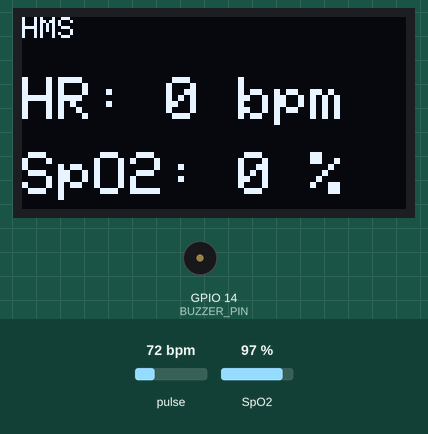
Simulated run of this program. Board: ESP32. Shown: 128×64 one-colour display, buzzer (waves = sounding). Inputs (shaded band) come from the test bench; at power-on: pulse 72 bpm, SpO2 97 %. WiFi joins after 1.5 s; servers stay silent unless stated; what the program prints to the serial monitor is not drawn.

Above: at 3.6 s.
3.7 s: pulse set to 74 bpm
At 7.1 s:
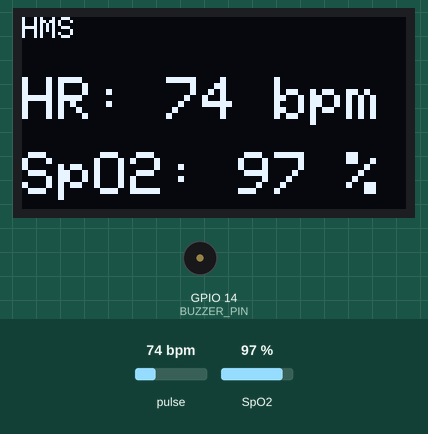
7.5 s: pulse set to 78 bpm
At 10.4 s:
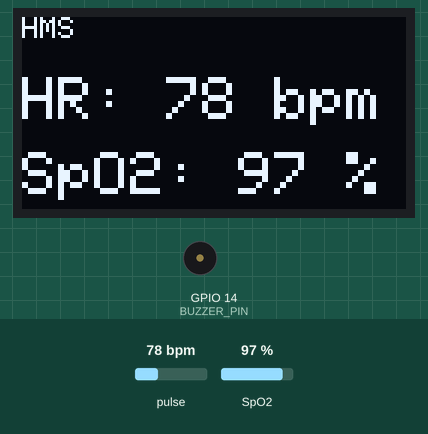
16.5 s: SpO2 set to 80 %
At 19.3 s:
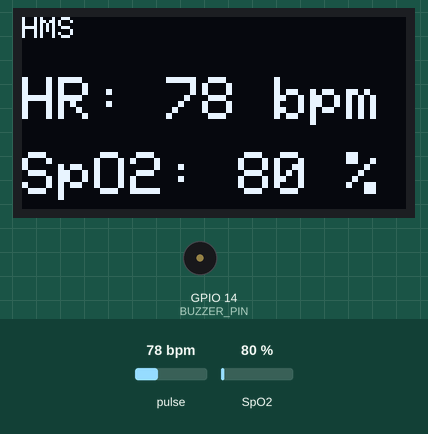
19.6 s: SpO2 set to 85 %
At 21.39 s:
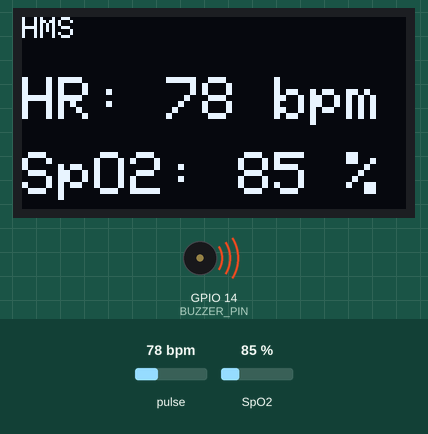
Timing chart, 0 to 23.1 s (numbered marks = the images above; inputs shaded):
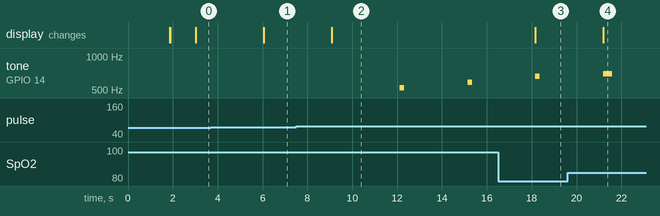

The program:

main.cpp
```cpp
#define BLYNK_TEMPLATE_ID "TMPL6lWpKA16D"     //identifies blynk project with template id
#define BLYNK_TEMPLATE_NAME "Health Monitoring System"    //project name on blynk cloud
#define BLYNK_AUTH_TOKEN "zmtY11y0b9sfY8m7SzdOs2cnrgcVBhe_"   //unique key to connect esp32 to blynk dashboard
#define BLYNK_PRINT Serial  //prints blynk connection messages on serial monitor

//libraries used throughout the project
#include <Wire.h>  //for I2C communication

#include <MAX30100_PulseOximeter.h>  //for heart rate and SpO2 sensor
// #include <DallasTemperature.h> //for body temperature sensor

#include <Adafruit_GFX.h>
#include <Adafruit_SSD1306.h>  //for OLED display

#include <WiFi.h>
#include <BlynkSimpleEsp32.h> //for wifi and blynk cloud connection

//Wifi credentials
char ssid[]="WirelessNet";
char pass[]="eeeeeeee";

#define SCREEN_WIDTH 128
#define SCREEN_HEIGHT 64
#define OLED_RESET -1
Adafruit_SSD1306 display(SCREEN_WIDTH, SCREEN_HEIGHT, &Wire, OLED_RESET);

#define REPORTING_PERIOD_MS 3000

PulseOximeter pox;// Creates sensor object pox for MAX30100(heart rate and SpO2)
uint32_t tsLastReport = 0;   //for udating data every second

// Thresholds
#define HR_MAX 75  // Maximum heart rate threshold for alert
#define BUZZER_PIN 14
int melody[] = {523, 587, 659, 698};  // C5, D5, E5, F5
int noteDurations[] = {200, 200, 200, 400}; // ms

int melodyIndex = 0;
unsigned long noteStartTime = 0;
bool playingMelody = false;

// bool hrAlertSent = false;
unsigned long lastAlertTime = 0;
const unsigned long ALERT_INTERVAL = 30000; // 30 sec between repeated alerts


//Called when heartbeat is detected and prints message on serial monitor, callback function
void onBeatDetected() {
  Serial.println("Beat Detected!");
}

void setup() {
  Serial.begin(115200);

  //Blynk Initialization
  Blynk.begin(BLYNK_AUTH_TOKEN, ssid, pass);  //connect esp32 to wifi and blynk cloud
  pinMode(BUZZER_PIN, OUTPUT);
  digitalWrite(BUZZER_PIN, LOW); // buzzer off initially

  //OLED Initialization
  if (!display.begin(SSD1306_SWITCHCAPVCC, 0x3C)) {
    Serial.println(F("SSD1306 allocation failed"));
    while (true);
  }

  display.clearDisplay();
  display.setTextSize(1);
  display.setTextColor(SSD1306_WHITE);
  display.setCursor(0, 0);
  display.println("Initializing...");
  display.display();

 //MAX30100 Initialization
  if (!pox.begin()) { //checks if sensor (pox is sensor's object) is connected properly
    Serial.println("MAX30100 FAILED");
    display.setCursor(0, 10);
    display.println("MAX30100 FAILED");
    display.display();
    while (true);
  } else {
    Serial.println("MAX30100 SUCCESS");
    display.setCursor(0, 10);
    display.println("MAX30100 SUCCESS");
    display.display();
  }

  pox.setIRLedCurrent(MAX30100_LED_CURR_11MA);  //setting the current for the IR LED inside the MAX30100 pulse oximeter sensor
  pox.setOnBeatDetectedCallback(onBeatDetected); //if connected then links the callback function to heartbeat detection
}

void loop() {
  Blynk.run();       // keeps Blynk cloud connection alive
  pox.update();      // IMPORTANT, must run continuously and read sensor data

  if (millis() - tsLastReport > REPORTING_PERIOD_MS) {  // Updates data every 3 sec
    float hr = pox.getHeartRate();   // reads heart rate value
    float spo2 = pox.getSpO2();      // reads SpO2 value

    // Print data on Serial Monitor
    Serial.print("Heart rate: ");
    Serial.print(hr);
    Serial.print(" bpm / SpO2: ");
    Serial.print(spo2);
    Serial.println(" %");

    // Send sensors' data to Blynk
    Blynk.virtualWrite(V0, hr);
    Blynk.virtualWrite(V1, spo2);

    // Sensor values display on OLED
    display.clearDisplay();
    display.setCursor(0, 0);
    display.setTextSize(1);
    display.println("HMS");
    display.setTextSize(2);
    display.setCursor(0, 20);
    display.print("HR: ");
    display.print((int)hr);
    display.println(" bpm");
    display.setCursor(0, 45);
    display.print("SpO2: ");
    display.print((int)spo2);
    display.println(" %");
    display.display();

    //for buzzer and email alert on high heart rate
    unsigned long currentMillis = millis();

    // HR Alert
    if (hr > HR_MAX) {
        // Play melody
        if (!playingMelody) {
            noteStartTime = currentMillis;
            playingMelody = true;
        }
        if (playingMelody) {
            if (currentMillis - noteStartTime >= noteDurations[melodyIndex]) {
                tone(BUZZER_PIN, melody[melodyIndex], noteDurations[melodyIndex]);
                noteStartTime = currentMillis;
                melodyIndex++;
                if (melodyIndex >= sizeof(melody)/sizeof(melody[0])) {
                    melodyIndex = 0;
                    playingMelody = false;
                }
            }
        }

       // Send Blynk event email every ALERT_INTERVAL
    if (millis() - lastAlertTime >= ALERT_INTERVAL) {
        Blynk.logEvent(
            "hr_alert",
            "⚠️ High Heart Rate Detected!\nHR: " + String((int)hr) + " bpm"
        );
        lastAlertTime = millis();
    }

    } else {
        noTone(BUZZER_PIN); //stop buzzer
        playingMelody = false;
        melodyIndex = 0;
    }
    tsLastReport = currentMillis;
  }
}
```

Measured:
- after the input at 3.7 s, the display: changes after 2.4 s (image 1)
- after the input at 7.5 s, tone on GPIO 14 (BUZZER_PIN): silent → 523 Hz after 4.6 s, → silent 0.20 s later, → 587 Hz 2.8 s later, → silent 0.20 s later; the display: changes after 1.6 s (image 2)
- after the input at 16.5 s, the display: changes after 1.7 s (image 3)
- after the input at 19.6 s, the display: changes after 1.6 s (image 4)
